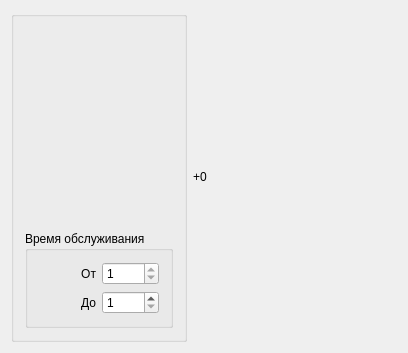
<?xml version="1.0" encoding="UTF-8"?>
<ui version="4.0">
 <class>DeskView</class>
 <widget class="QWidget" name="DeskView">
  <property name="geometry">
   <rect>
    <x>0</x>
    <y>0</y>
    <width>408</width>
    <height>353</height>
   </rect>
  </property>
  <property name="windowTitle">
   <string>DeskView</string>
  </property>
  <layout class="QGridLayout" name="gridLayout1">
   <item row="0" column="3" rowspan="2">
    <widget class="QLabel" name="l_extra">
     <property name="text">
      <string>+0</string>
     </property>
    </widget>
   </item>
   <item row="0" column="2" rowspan="2">
    <layout class="QHBoxLayout" name="QueuesLayout"/>
   </item>
   <item row="0" column="4">
    <spacer name="horizontalSpacer">
     <property name="orientation">
      <enum>Qt::Horizontal</enum>
     </property>
     <property name="sizeHint" stdset="0">
      <size>
       <width>40</width>
       <height>20</height>
      </size>
     </property>
    </spacer>
   </item>
   <item row="0" column="0" rowspan="2">
    <widget class="QGroupBox" name="layout">
     <property name="title">
      <string/>
     </property>
     <layout class="QGridLayout" name="gridLayout_3">
      <item row="3" column="0" colspan="3">
       <widget class="QGroupBox" name="groupBox">
        <property name="title">
         <string>Время обслуживания</string>
        </property>
        <layout class="QGridLayout" name="gridLayout">
         <item row="0" column="0">
          <widget class="QLabel" name="label_2">
           <property name="text">
            <string>От</string>
           </property>
           <property name="alignment">
            <set>Qt::AlignRight|Qt::AlignTrailing|Qt::AlignVCenter</set>
           </property>
          </widget>
         </item>
         <item row="1" column="0">
          <widget class="QLabel" name="label_3">
           <property name="text">
            <string>До</string>
           </property>
           <property name="alignment">
            <set>Qt::AlignRight|Qt::AlignTrailing|Qt::AlignVCenter</set>
           </property>
          </widget>
         </item>
         <item row="0" column="1">
          <widget class="QSpinBox" name="sb_minServTime">
           <property name="minimum">
            <number>1</number>
           </property>
           <property name="maximum">
            <number>1</number>
           </property>
          </widget>
         </item>
         <item row="1" column="1">
          <widget class="QSpinBox" name="sb_maxServTime">
           <property name="minimum">
            <number>1</number>
           </property>
          </widget>
         </item>
        </layout>
       </widget>
      </item>
      <item row="1" column="0" colspan="3">
       <widget class="QLabel" name="l_qLength">
        <property name="text">
         <string/>
        </property>
        <property name="alignment">
         <set>Qt::AlignCenter</set>
        </property>
       </widget>
      </item>
      <item row="2" column="0" colspan="3">
       <widget class="QLabel" name="l_avgTime">
        <property name="text">
         <string/>
        </property>
       </widget>
      </item>
      <item row="0" column="0">
       <widget class="QLabel" name="label">
        <property name="sizePolicy">
         <sizepolicy hsizetype="Minimum" vsizetype="Minimum">
          <horstretch>0</horstretch>
          <verstretch>0</verstretch>
         </sizepolicy>
        </property>
        <property name="text">
         <string/>
        </property>
        <property name="pixmap">
         <pixmap>desk.png</pixmap>
        </property>
        <property name="scaledContents">
         <bool>false</bool>
        </property>
        <property name="alignment">
         <set>Qt::AlignCenter</set>
        </property>
       </widget>
      </item>
     </layout>
    </widget>
   </item>
  </layout>
 </widget>
 <layoutdefault spacing="6" margin="11"/>
 <resources/>
 <connections/>
</ui>
